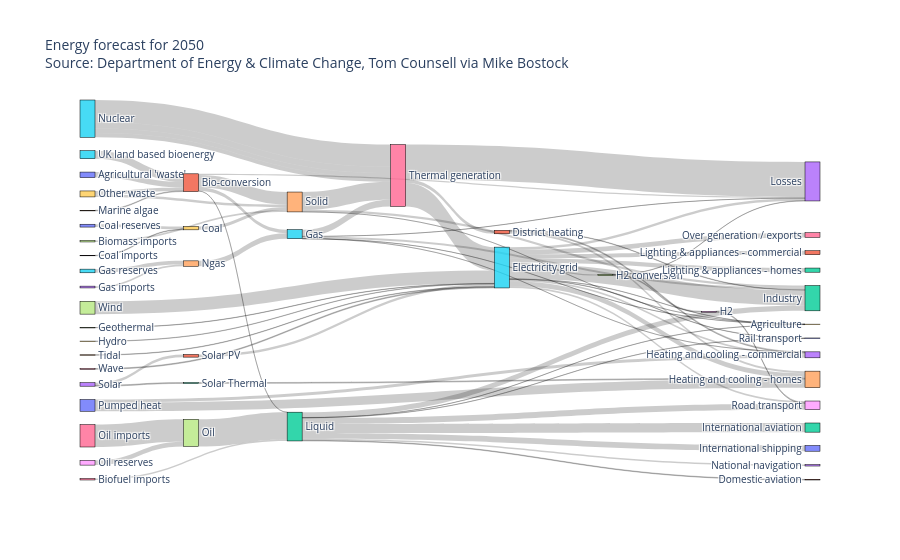

Notebook source saved alongside this figure:
### Code cell
import plotly.graph_objects as go
import urllib, json

url = 'https://raw.githubusercontent.com/plotly/plotly.js/master/test/image/mocks/sankey_energy.json'
response = urllib.request.urlopen(url)
data = json.loads(response.read())
fig = go.Figure(data=[go.Sankey(
    valueformat = ".0f",
    valuesuffix = "TWh",
    # Define nodes
    node = dict(
      pad = 15,
      thickness = 15,
      line = dict(color = "black", width = 0.5),
      label =  data['data'][0]['node']['label']    ),
    # Add links
    link = dict(
      source =  data['data'][0]['link']['source'],
      target =  data['data'][0]['link']['target'],
      value =  data['data'][0]['link']['value']  ))])

fig.update_layout(title_text="Energy forecast for 2050<br>Source: Department of Energy & Climate Change, Tom Counsell via <a href='https://bost.ocks.org/mike/sankey/'>Mike Bostock</a>",
                  font_size=10)
fig.show()

### Figure 1 — Plotly figure (JSON) as saved in the notebook; plotly's stock layout.template omitted (floating-point values rounded to 4 significant figures)
{"data": [{"link": {"source": [0, 1, 1, 1, 1, 6, 7, 8, 10, 9, 11, 11, 11, 15, 15, 15, 15, 15, 15, 15, 15, 15, 15, 15, 23, 25, 5, 5, 5, 5, 5, 27, 17, 17, 28, 29, 2, 2, 2, 2, 2, 2, 2, 2, 34, 24, 35, 35, 36, 38, 37, 39, 39, 40, 40, 41, 42, 43, 43, 4, 4, 4, 26, 26, 26, 44, 45, 46, 47, 35, 35], "target": [1, 2, 3, 4, 5, 2, 4, 9, 9, 4, 12, 13, 14, 16, 14, 17, 12, 18, 19, 13, 3, 20, 21, 22, 24, 24, 13, 3, 26, 19, 12, 15, 28, 3, 18, 15, 12, 30, 18, 31, 32, 19, 33, 20, 1, 5, 26, 26, 37, 37, 2, 4, 1, 14, 13, 15, 14, 42, 41, 19, 26, 12, 15, 3, 11, 15, 1, 15, 15, 26, 26], "value": [124.7, 0.597, 26.86, 280.3, 81.14, 35, 35, 11.61, 63.97, 75.57, 10.64, 22.5, 46.18, 104.5, 113.7, 27.14, 342.2, 37.8, 4.412, 40.86, 56.69, 7.863, 90.01, 93.49, 40.72, 82.23, 0.129, 1.401, 151.9, 2.096, 48.58, 7.013, 20.9, 6.242, 20.9, 6.995, 121.1, 128.7, 135.8, 14.46, 206.3, 3.64, 33.22, 4.413, 14.38, 123.0, 500, 140.0, 504.3, 107.7, 612.0, 56.59, 77.81, 193.0, 70.67, 59.9, 19.26, 19.26, 59.9, 0.882, 400.1, 46.48, 525.5, 787.1, 79.33, 9.452, 182.0, 19.01, 289.4, 100, 100]}, "node": {"label": ["Agricultural 'waste'", "Bio-conversion", "Liquid", "Losses", "Solid", "Gas", "Biofuel imports", "Biomass imports", "Coal imports", "Coal", "Coal reserves", "District heating", "Industry", "Heating and cooling - commercial", "Heating and cooling - homes", "Electricity grid", "Over generation / exports", "H2 conversion", "Road transport", "Agriculture", "Rail transport", "Lighting & appliances - commercial", "Lighting & appliances - homes", "Gas imports", "Ngas", "Gas reserves", "Thermal generation", "Geothermal", "H2", "Hydro", "International shipping", "Domestic aviation", "International aviation", "National navigation", "Marine algae", "Nuclear", "Oil imports", "Oil", "Oil reserves", "Other waste", "Pumped heat", "Solar PV", "Solar Thermal", "Solar", "Tidal", "UK land based bioenergy", "Wave", "Wind"], "line": {"color": "black", "width": 0.5}, "pad": 15, "thickness": 15}, "type": "sankey", "valueformat": ".0f", "valuesuffix": "TWh"}], "layout": {"autosize": true, "font": {"size": 10}, "title": {"text": "Energy forecast for 2050<br>Source: Department of Energy & Climate Change, Tom Counsell via <a href='https://bost.ocks.org/mike/sankey/'>Mike Bostock</a>"}}}
